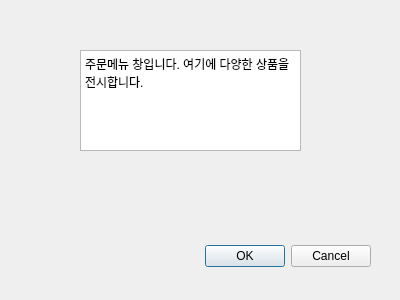
<?xml version="1.0" encoding="UTF-8"?>
<ui version="4.0">
 <class>Dialog</class>
 <widget class="QDialog" name="Dialog">
  <property name="geometry">
   <rect>
    <x>0</x>
    <y>0</y>
    <width>400</width>
    <height>300</height>
   </rect>
  </property>
  <property name="windowTitle">
   <string>Dialog</string>
  </property>
  <widget class="QDialogButtonBox" name="buttonBox">
   <property name="geometry">
    <rect>
     <x>30</x>
     <y>240</y>
     <width>341</width>
     <height>32</height>
    </rect>
   </property>
   <property name="orientation">
    <enum>Qt::Orientation::Horizontal</enum>
   </property>
   <property name="standardButtons">
    <set>QDialogButtonBox::StandardButton::Cancel|QDialogButtonBox::StandardButton::Ok</set>
   </property>
  </widget>
  <widget class="QTextEdit" name="textEdit">
   <property name="geometry">
    <rect>
     <x>80</x>
     <y>50</y>
     <width>221</width>
     <height>101</height>
    </rect>
   </property>
   <property name="html">
    <string>&lt;!DOCTYPE HTML PUBLIC &quot;-//W3C//DTD HTML 4.0//EN&quot; &quot;http://www.w3.org/TR/REC-html40/strict.dtd&quot;&gt;
&lt;html&gt;&lt;head&gt;&lt;meta name=&quot;qrichtext&quot; content=&quot;1&quot; /&gt;&lt;meta charset=&quot;utf-8&quot; /&gt;&lt;style type=&quot;text/css&quot;&gt;
p, li { white-space: pre-wrap; }
hr { height: 1px; border-width: 0; }
li.unchecked::marker { content: &quot;\2610&quot;; }
li.checked::marker { content: &quot;\2612&quot;; }
&lt;/style&gt;&lt;/head&gt;&lt;body style=&quot; font-family:'맑은 고딕'; font-size:9pt; font-weight:400; font-style:normal;&quot;&gt;
&lt;p style=&quot; margin-top:0px; margin-bottom:0px; margin-left:0px; margin-right:0px; -qt-block-indent:0; text-indent:0px;&quot;&gt;주문메뉴 창입니다. 여기에 다양한 상품을 전시합니다.&lt;/p&gt;&lt;/body&gt;&lt;/html&gt;</string>
   </property>
  </widget>
 </widget>
 <resources/>
 <connections>
  <connection>
   <sender>buttonBox</sender>
   <signal>accepted()</signal>
   <receiver>Dialog</receiver>
   <slot>accept()</slot>
   <hints>
    <hint type="sourcelabel">
     <x>248</x>
     <y>254</y>
    </hint>
    <hint type="destinationlabel">
     <x>157</x>
     <y>274</y>
    </hint>
   </hints>
  </connection>
  <connection>
   <sender>buttonBox</sender>
   <signal>rejected()</signal>
   <receiver>Dialog</receiver>
   <slot>reject()</slot>
   <hints>
    <hint type="sourcelabel">
     <x>316</x>
     <y>260</y>
    </hint>
    <hint type="destinationlabel">
     <x>286</x>
     <y>274</y>
    </hint>
   </hints>
  </connection>
 </connections>
</ui>
